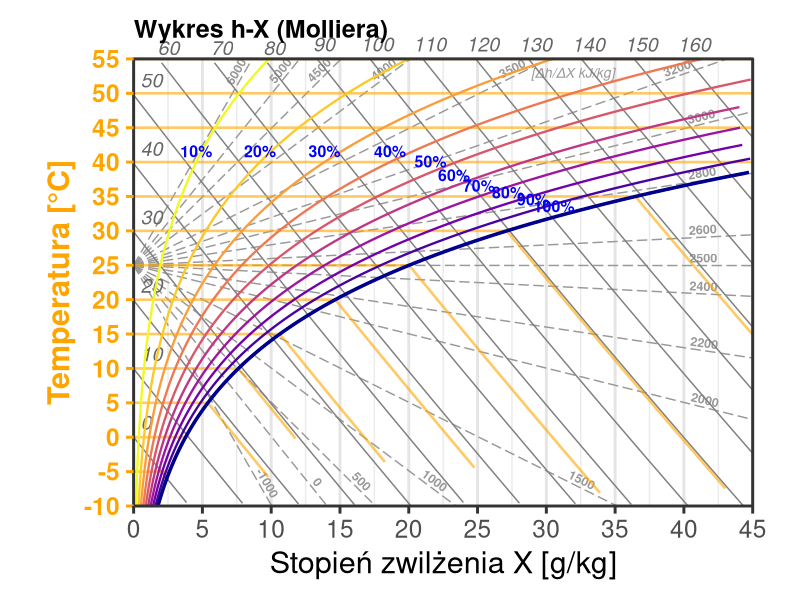
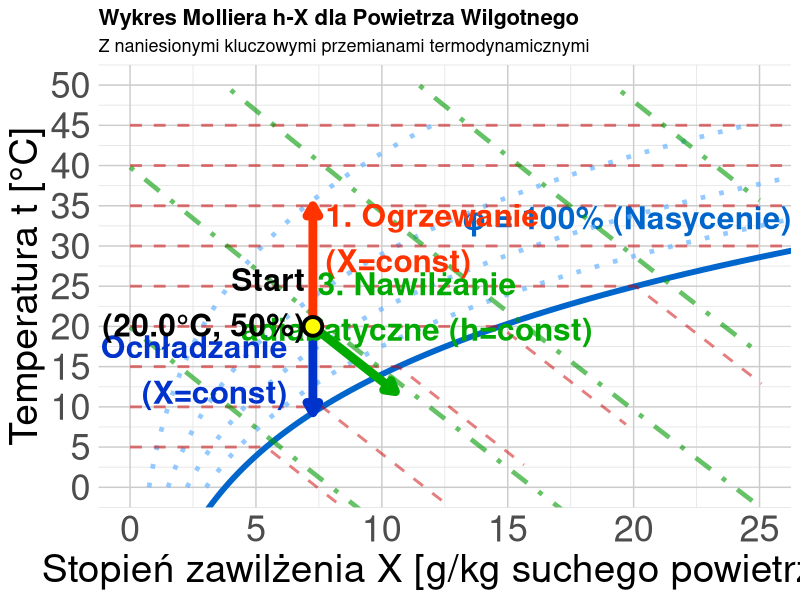

Write R code to recreate these figures, in order.
## ---- chunk 1
#| label: ix-diagram-all
#| echo: false
#| fig-align: center
#| fig-width: 14        # Duża szerokość "źródłowa" (w calach)
#| fig-height: 8        # Duża wysokość "źródłowa"
#| out-width: "100%"    # Rozciągnij do granic kontenera

library(ggplot2)
library(dplyr)

# --- 1. KONFIGURACJA I STAŁE ---
CONSTANTS <- list(
    p_atm = 1013.25,
    cp_dry = 1.005,
    cp_vap = 1.86,
    r_0 = 2501.0
)

# --- 2. FUNKCJE FIZYCZNE ---
get_psat <- function(t) {
    6.112 * exp((17.62 * t) / (243.12 + t))
}

get_x_from_rh <- function(t, rh, p = CONSTANTS$p_atm) {
    ps <- get_psat(t)
    pv <- rh * ps
    if (any(pv >= p)) {
        return(NA)
    }
    0.622 * pv / (p - pv)
}

get_t_from_h_x <- function(h, x_kg) {
    (h - x_kg * CONSTANTS$r_0) / (CONSTANTS$cp_dry + x_kg * CONSTANTS$cp_vap)
}

# --- 3. PRZYGOTOWANIE DANYCH ---
generate_mollier_data <- function() {
    x_max_g <- 45
    t_min <- -10
    t_max <- 55 # Górna granica wykresu

    # A. Krzywe wilgotności (RH)
    t_seq <- seq(t_min, t_max, by = 0.5)
    rh_levels <- c(0.1, 0.2, 0.3, 0.4, 0.5, 0.6, 0.7, 0.8, 0.9, 1.0)

    df_rh <- expand.grid(t = t_seq, rh = rh_levels) %>%
        mutate(
            x_kg = get_x_from_rh(t, rh),
            x_g = x_kg * 1000
        ) %>%
        filter(!is.na(x_kg), x_g <= x_max_g)

    # B. Linie Entalpii (Izentalpy)
    h_levels <- seq(0, 160, by = 10)
    x_seq_h <- seq(0, x_max_g, length.out = 200)

    df_h <- expand.grid(h_val = h_levels, x_g = x_seq_h) %>%
        mutate(
            x_kg = x_g / 1000,
            t = get_t_from_h_x(h_val, x_kg)
        ) %>%
        filter(t >= t_min, t <= t_max)

    # C. Przygotowanie etykiet entalpii
    h_labels <- df_h %>%
        group_by(h_val) %>%
        filter(x_g == max(x_g) | t == max(t)) %>%
        slice(1) %>%
        mutate(
            label_pos = ifelse(t >= t_max - 1, "top", "right")
        )

    # D. Izotermy (z załamaniem w punkcie nasycenia)
    t_iso_levels <- seq(-10, 55, by = 5)
    df_iso_list <- lapply(t_iso_levels, function(temp) {
        # 1. Punkt nasycenia
        x_sat_kg <- get_x_from_rh(temp, 1.0)
        # Jeśli NA (poza wykresem), to cała linia jest w obszarze pary przegrzanej lub mgły (teoretycznie)
        if (is.na(x_sat_kg)) x_sat_kg <- 100 # Duża wartość
        x_sat_g <- x_sat_kg * 1000

        # Segment 1: Przegrzana (poziomy)
        s1_x_max <- min(x_sat_g, x_max_g)
        seg1 <- data.frame(
            x_g = seq(0, s1_x_max, length.out = 10),
            t = temp,
            group = paste0("t", temp, "_dry")
        )

        # Jeśli saturacja jest poza wykresem, zwracamy tylko segment 1
        if (x_sat_g >= x_max_g) {
            return(seg1)
        }

        # Segment 2: Mgła (spadek wzdłuż izentalpy)
        # Obliczamy entalpię w punkcie nasycenia (h_sat)
        h_sat <- CONSTANTS$cp_dry * temp + x_sat_kg * (CONSTANTS$r_0 + CONSTANTS$cp_vap * temp)

        # Zakres x we mgle
        x_fog_g <- seq(x_sat_g, x_max_g, length.out = 10)
        x_fog_kg <- x_fog_g / 1000

        # Temperatura we mgle (dla h = const)
        # h = t * (cp_dry + x * cp_vap) + x * r0  => t = (h - x*r0) / (cp_dry + x*cp_vap)
        t_fog <- (h_sat - x_fog_kg * CONSTANTS$r_0) / (CONSTANTS$cp_dry + x_fog_kg * CONSTANTS$cp_vap)

        seg2 <- data.frame(
            x_g = x_fog_g,
            t = t_fog,
            group = paste0("t", temp, "_fog")
        )

        rbind(seg1, seg2)
    })
    df_iso <- do.call(rbind, df_iso_list)

    # E. Pęk Linii (Wykres tła - skala h_w) - "Biegun" w (0, 25 st. C)
    # Epsilon = (dh/dx) ~ cp * dt/dx + r0
    # Slope dt/dx_kg = (Epsilon - r0) / cp

    pole_x <- 0
    pole_y <- 25 # Przesunięty biegun

    # Lista wartości ze skrajnymi zakresami
    eps_values <- sort(unique(c(
        -1000, # Chłodzenie z osuszaniem
        seq(0, 1500, 500),
        seq(2000, 3200, 200),
        2500,
        seq(3500, 5000, 500),
        6000 # Czyste ogrzewanie
    )))

    fan_list <- lapply(eps_values, function(eps) {
        slope <- (eps - CONSTANTS$r_0) / CONSTANTS$cp_dry

        # Równanie prostej: t - pole_y = slope * (x_kg - pole_x)
        # t = pole_y + slope * x_kg

        x1 <- 0
        y1 <- 0
        side <- "none"

        # 1. Sprawdzamy prawą ścianę (x = x_max)
        x_end_kg <- x_max_g / 1000
        t_at_xmax <- pole_y + slope * x_end_kg

        if (t_at_xmax <= t_max && t_at_xmax >= t_min) {
            # Trafia w prawą krawędź
            x1 <- x_max_g
            y1 <- t_at_xmax
            side <- "right"
        } else {
            # Trafia w górę lub dół
            if (slope > 0) {
                # Góra (t = 55)
                # 55 = 25 + slope * x -> x = (30)/slope
                x_top_kg <- (t_max - pole_y) / slope
                x1 <- x_top_kg * 1000
                y1 <- t_max
                side <- "top"
            } else {
                # Dół (t = -10)
                # -10 = 25 + slope * x -> x = (-35)/slope
                x_bot_kg <- (t_min - pole_y) / slope
                # Dodać zabezpieczenie przed x ujemnym (dla bardzo stromych)
                # Ale tu x rośnie w prawo, więc ok dla slope < 0
                x1 <- x_bot_kg * 1000
                y1 <- t_min
                side <- "bottom"
            }
        }

        # Ograniczanie do zakresu wykresu (na wypadek błędów numerycznych)
        if (x1 > x_max_g) x1 <- x_max_g
        # Dla bardzo pionowych linii (skrajnych)
        if (x1 < 0) x1 <- 0 # nie powinno wystąpić dla slope != Inf

        # Obliczamy kąt rotacji dla tekstu, aby biegł wzdłuż linii
        # Uwzględniamy coord_fixed(ratio = 0.5), co "rozciąga" oś X względem Y
        # Tangens kąta wizualnego = ratio * (dy/dx)
        vis_slope <- 0.5 * ((y1 - pole_y) / (x1 - pole_x))
        angle <- atan(vis_slope) * 180 / pi

        # Pozycjonowanie etykiety
        factor <- 0.92
        lab_x <- pole_x + (x1 - pole_x) * factor
        lab_y <- pole_y + (y1 - pole_y) * factor

        data.frame(x0 = pole_x, y0 = pole_y, x1 = x1, y1 = y1, eps = eps, side = side, lab_x = lab_x, lab_y = lab_y, angle = angle)
    })
    df_fan <- do.call(rbind, fan_list)

    list(rh = df_rh, h_lines = df_h, h_labels = h_labels, isotherms = df_iso, fan = df_fan)
}

data <- generate_mollier_data()

# --- 4. RYSOWANIE ---

p <- ggplot() +

    # 0. TŁO - PĘK LINII (Skala Randa) dla epsilon
    geom_segment(
        data = data$fan,
        aes(x = x0, y = y0, xend = x1, yend = y1),
        color = "gray60", size = 0.5, linetype = "longdash"
    ) +
    geom_text(
        data = data$fan,
        aes(x = lab_x, y = lab_y, label = eps, angle = angle),
        hjust = 0.5, vjust = -0.3,
        size = 3.2, color = "gray60", fontface = "bold"
    ) +
    # Opis jednostki skali Randa
    annotate("text", x = 35, y = 53, label = "[\u0394h/\u0394X kJ/kg]", color = "gray60", size = 3.5, fontface = "italic", hjust = 1) +

    # 1. LINIE ENTALPII
    geom_line(
        data = data$h_lines, aes(x = x_g, y = t, group = h_val),
        color = "gray50", size = 0.5
    ) +

    # Etykiety Entalpii (Inteligentne pozycjonowanie)
    geom_text(
        data = data$h_labels,
        aes(x = x_g, y = t, label = h_val, hjust = ifelse(label_pos == "top", 0.5, 0)),
        vjust = -0.5, # Lekko w górę
        nudge_x = 0.5, # Lekko w prawo dla tych z boku
        size = 5, color = "gray40", fontface = "italic"
    ) +

    # 2. IZOTERMY (Custom Grid)
    geom_line(
        data = data$isotherms,
        aes(x = x_g, y = t, group = group),
        color = "orange", size = 0.9, linetype = "solid", alpha = 0.6
    ) +

    # 3. KRZYWE WILGOTNOŚCI
    geom_line(
        data = data$rh, aes(x = x_g, y = t, group = rh, color = factor(rh)),
        size = 0.8
    ) +
    geom_line(
        data = data$rh %>% filter(rh == 1.0),
        aes(x = x_g, y = t), color = "darkblue", size = 1.2
    ) +

    # Etykiety RH (ZMNIEJSZONE do 4)
    geom_text(
        data = data$rh %>% filter(t > 25) %>% group_by(rh) %>% slice(round(n() / 2)),
        aes(x = x_g, y = t, label = paste0(rh * 100, "%")),
        color = "blue", size = 4, fontface = "bold", vjust = -0.4,
        bg = "white"
    ) +

    # 4. STYL I KOLORY
    scale_color_viridis_d(option = "C", direction = -1) +
    scale_x_continuous(expand = c(0, 0), limits = c(0, 45), breaks = seq(0, 45, 5)) +
    scale_y_continuous(expand = c(0, 0), limits = c(-10, 55), breaks = seq(-10, 55, 5)) +
    labs(
        title = "Wykres h-X (Molliera)",
        subtitle = NULL, # Usunąłem podtytuł, by zyskać miejsce
        x = "Stopień zwilżenia X [g/kg]",
        y = "Temperatura [°C]"
    ) +
    theme_bw(base_size = 22) + # Duża czcionka bazowa

    theme(
        # Marginesy: Góra, Prawa, Dół, Lewa (Zmniejszone, bo etykiety są wewnątrz)
        plot.margin = margin(t = 0.5, r = 0.5, b = 0.5, l = 0.5, "cm"),

        # Izotermy (Custom) i Oś Y (Pomarańczowe)
        panel.grid.major.y = element_blank(), # Wyłączamy standardową siatkę Y, bo mamy własne izotermy
        panel.grid.minor.y = element_blank(),
        panel.grid.major.x = element_line(color = "gray90"),
        axis.text.y = element_text(color = "orange", face = "bold"),
        axis.title.y = element_text(color = "orange", face = "bold"),
        axis.ticks.y = element_line(color = "orange"),

        # Tytuł
        plot.title = element_text(size = 18, face = "bold"),
        legend.position = "none"
    ) +

    # Clip = "off" pozwala pisać po marginesach
    coord_fixed(ratio = 0.5, clip = "off")

print(p)
## ---- chunk 2
#| label: ix-diagram-advanced
#| echo: false
#| fig-align: center
#| fig-width: 14        # Duża szerokość "źródłowa" (w calach)
#| fig-height: 8        # Duża wysokość "źródłowa"
#| out-width: "100%"    # Rozciągnij do granic kontenera

library(ggplot2)

# ===== FUNKCJE POMOCNICZE (fizyka powietrza wilgotnego) =====

# Ciśnienie nasycenia pary wodnej (Magnus formula)
p_sat <- function(t) {
    # t w °C, wynik w kPa
    0.61121 * exp((18.678 - t / 234.5) * (t / (257.14 + t)))
}

# Stopień zawilżenia dla danej temp i wilgotności względnej
x_calc <- function(t, phi, p_atm = 101.325) {
    # phi w %, p_atm w kPa
    p_p <- (phi / 100) * p_sat(t)
    622 * p_p / (p_atm - p_p) # g/kg
}

# Entalpia właściwa [kJ/kg] (h = cp*t + x*(r0 + cpv*t))
h_calc <- function(t, x) {
    1.005 * t + (x / 1000) * (2501 + 1.86 * t)
}

# ===== GENEROWANIE SIATKI WYKRESU =====

# Krzywa nasycenia (phi = 100%)
t_range <- seq(-5, 50, 0.5)
x_sat <- sapply(t_range, function(t) x_calc(t, 100))
df_sat <- data.frame(t = t_range, x = x_sat)
df_sat <- df_sat[df_sat$x < 30, ]

# Linie stałej wilgotności względnej (phi = const)
phi_levels <- c(20, 40, 60, 80)
df_phi <- do.call(rbind, lapply(phi_levels, function(phi) {
    t_vals <- seq(0, 45, 1)
    x_vals <- sapply(t_vals, function(t) x_calc(t, phi))
    data.frame(t = t_vals, x = x_vals, phi = phi)
}))
df_phi <- df_phi[df_phi$x < 30 & df_phi$x > 0, ]

# Izotermy (t = const) - z załamaniem na linii saturacji
temp_levels <- seq(5, 45, 5)
df_iso_t <- do.call(rbind, lapply(temp_levels, function(temp) {
    # Punkt saturacji dla danej temperatury
    x_sat <- x_calc(temp, 100)

    # Segment 1: Obszar pary przegrzanej (poziomy, od x=0 do x_sat)
    segment1 <- data.frame(
        t = temp,
        x = seq(0, x_sat, length.out = 30),
        temp_label = temp,
        segment = "przegrzana"
    )

    # Segment 2: Obszar mgły (izotermy równoległe do izentalp)
    # W obszarze mgły na wykresie h-X izotermy biegną niemal równolegle do izentalp.
    # Obliczamy "entalpię nasycenia" w punkcie załamania, używając tych samych współczynników co przy rysowaniu izentalp.
    h_sat_approx <- 1.005 * temp + x_sat * (2.5 + 0.00186 * temp)

    x_max_fog <- min(x_sat + 5, 30) # Zasięg we mgle
    x_fog <- seq(x_sat, x_max_fog, length.out = 20)

    # Wyznaczamy przebieg temperatury dla stałej entalpii (pseudo-izoterma we mgle)
    t_fog <- (h_sat_approx - 2.5 * x_fog) / (1.005 + 0.00186 * x_fog)

    segment2 <- data.frame(
        t = t_fog,
        x = x_fog,
        temp_label = temp,
        segment = "mgla"
    )

    rbind(segment1, segment2)
}))

# Izentalpy (h = const)
h_levels <- seq(20, 100, 20)
df_isenth <- do.call(rbind, lapply(h_levels, function(h_val) {
    # Dla danej entalpii h, mamy: t = (h - 2.5*x) / (1 + 0.00186*x) (przybliżenie)
    x_vals <- seq(0, 25, 0.5)
    t_vals <- (h_val - 2.5 * x_vals) / (1.005 + 0.00186 * x_vals)
    df_temp <- data.frame(t = t_vals, x = x_vals, h = h_val)
    # Ogranicz do obszaru fizycznego
    df_temp <- df_temp[df_temp$t >= -10 & df_temp$t <= 50 & df_temp$x >= 0 & df_temp$x <= 25, ]
    df_temp
}))

# ===== PRZEMIANY CHARAKTERYSTYCZNE =====

# Punkt początkowy: t0=20°C, phi0=50%
t0 <- 20
phi0 <- 50
x0 <- x_calc(t0, phi0)
h0 <- h_calc(t0, x0)

# 1. OGRZEWANIE (X=const, w górę)
t1_heat <- 35 # Ogrzanie do 35°C
x1_heat <- x0 # X stałe!
h1_heat <- h_calc(t1_heat, x1_heat)
heating <- data.frame(
    t = seq(t0, t1_heat, length.out = 20),
    x = x0
)

# 2. OCHŁADZANIE (X=const, w dół do punktu rosy)
# Punkt rosy: temp przy której phi=100% dla danego X
t_dew <- uniroot(function(t) x_calc(t, 100) - x0, interval = c(-10, t0))$root
cooling <- data.frame(
    t = seq(t0, t_dew, length.out = 20),
    x = x0
)

# 3. NAWILŻANIE ADIABATYCZNE (h=const, ukośnie w dół-prawo)
# Dla h=const: nawilżamy wodą, temp spada, x rośnie
x_humid_max <- min(x0 + 6, x_calc(15, 99)) # Kończymy przy niższej temp
df_humid_temp <- data.frame(x = seq(x0, x_humid_max, length.out = 30))
df_humid_temp$t <- (h0 - 2.5 * df_humid_temp$x) / (1.005 + 0.00186 * df_humid_temp$x)
humidification <- df_humid_temp[df_humid_temp$t >= 10, ]

# ===== WYKRES =====
ggplot() +
    # Krzywa nasycenia
    geom_line(data = df_sat, aes(x = x, y = t), color = "#0066cc", linewidth = 2) +
    annotate("text",
        x = max(df_sat$x) - 10, y = max(df_sat$t) + 2,
        label = "φ = 100% (Nasycenie)", color = "#0066cc", fontface = "bold", size = 8
    ) +

    # Linie stałej wilgotności względnej
    geom_line(
        data = df_phi, aes(x = x, y = t, group = phi),
        color = "#66b3ff", linetype = "dotted", linewidth = 1.6, alpha = 0.7
    ) +

    # Izotermy
    geom_line(
        data = df_iso_t, aes(x = x, y = t, group = temp_label),
        color = "#cc0000", linetype = "dashed", linewidth = 1.0, alpha = 0.5
    ) +

    # Izentalpy
    geom_line(
        data = df_isenth, aes(x = x, y = t, group = h),
        color = "#009900", linetype = "dotdash", linewidth = 1.6, alpha = 0.6
    ) +

    # === PRZEMIANY ===

    # Ogrzewanie (czerwona strzałka w górę)
    geom_path(
        data = heating, aes(x = x, y = t),
        color = "#ff3300", linewidth = 3, arrow = arrow(length = unit(0.3, "cm"), type = "closed")
    ) +
    annotate("text",
        x = x0 + .5, y = (t0 + t1_heat * 1.2) / 2,
        label = "1. Ogrzewanie\n(X=const)", color = "#ff3300", fontface = "bold", size = 8, hjust = 0
    ) +

    # Ochładzanie (niebieska strzałka w dół)
    geom_path(
        data = cooling, aes(x = x, y = t),
        color = "#0033cc", linewidth = 3, arrow = arrow(length = unit(0.3, "cm"), type = "closed")
    ) +
    annotate("text",
        x = x0 - 1, y = (t0 + t_dew) / 2,
        label = "2. Ochładzanie\n(X=const)", color = "#0033cc", fontface = "bold", size = 8, hjust = 1
    ) +

    # Nawilżanie adiabatyczne (zielona strzałka ukośna)
    geom_path(
        data = humidification, aes(x = x, y = t),
        color = "#00aa00", linewidth = 3, arrow = arrow(length = unit(0.3, "cm"), type = "closed")
    ) +
    annotate("text",
        x = (x0 + x_humid_max + 1) / 2 + 2, y = humidification$t[10] + 5,
        label = "3. Nawilżanie\nadiabatyczne (h=const)", color = "#00aa00", fontface = "bold", size = 8
    ) +

    # Punkt początkowy
    geom_point(aes(x = x0, y = t0), size = 5, color = "black", shape = 21, fill = "yellow", stroke = 2) +
    annotate("text",
        x = x0 - .3, y = t0 + 3, label = sprintf("Start\n(%.1f°C, %.0f%%)", t0, phi0),
        fontface = "bold", size = 8, hjust = 1
    ) +

    # Opisy
    labs(
        title = "Wykres Molliera h-X dla Powietrza Wilgotnego",
        subtitle = "Z naniesionymi kluczowymi przemianami termodynamicznymi",
        x = "Stopień zawilżenia X [g/kg suchego powietrza]",
        y = "Temperatura t [°C]"
    ) +
    theme_minimal(base_size = 13) +
    theme(
        plot.title = element_text(face = "bold", size = 16),
        axis.text = element_text(size = 26), # 2x większe etykiety osi (było 13)
        axis.title = element_text(size = 28), # 2x większe tytuły osi
        panel.grid.minor = element_line(color = "gray90", linewidth = 0.3),
        panel.grid.major = element_line(color = "gray80", linewidth = 0.5)
    ) +
    coord_cartesian(xlim = c(0, 25), ylim = c(0, 50)) +
    scale_x_continuous(breaks = seq(0, 25, 5)) +
    scale_y_continuous(breaks = seq(0, 50, 5))
